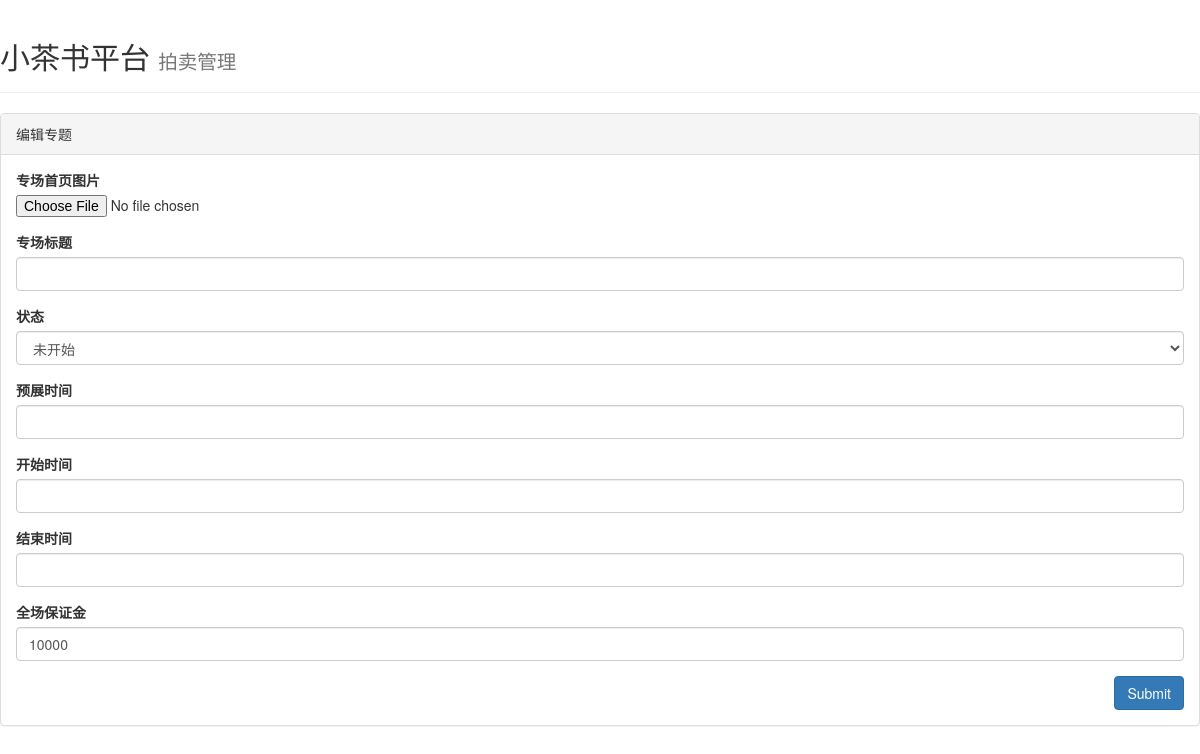
Before: /web/SaleCategory/editor/17 with the older database file.
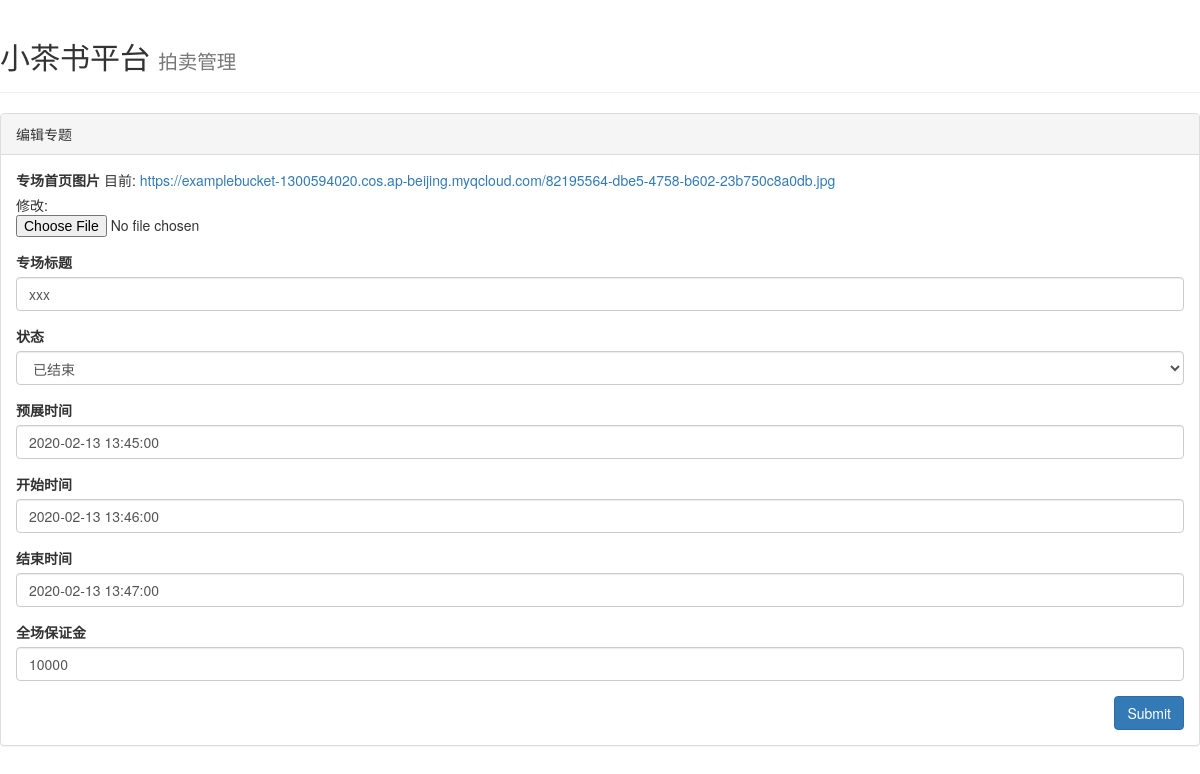
After: the same page with the newer database file.
### sale/models.py (models this page shows, shortened)
class SaleCategory(models.Model):
    image_url = models.FileField(verbose_name="专场首页图片", max_length=256)
    video_url = models.CharField(verbose_name="专场首页视频", max_length=256, null=True, blank=True)
    title = models.CharField(verbose_name="专场标题", max_length=64)
    status_choice = (
        (1, "未开始"),
        (2, "预展中"),
        (3, "拍卖中"),
        (4, "已结束"),
    )
    status = models.IntegerField(verbose_name="状态", choices=status_choice, default=1)
    preview_start_time = models.DateTimeField(verbose_name="预展时间", null=True, blank=True)
    start_time = models.DateTimeField(verbose_name="开始时间")
    end_time = models.DateTimeField(verbose_name="结束时间")
    cash_deposit = models.PositiveIntegerField(verbose_name="全场保证金", default=10000)
    commodity_count = models.PositiveIntegerField(verbose_name="拍品数量", default=0)
    bid_count = models.PositiveIntegerField(verbose_name="出价次数", default=0)
    onlook_count = models.PositiveIntegerField(verbose_name="围观次数", default=0)
    trading_volume = models.PositiveIntegerField(verbose_name="成交金额", default=0)
    class Meta:
        verbose_name_plural = "拍卖专场"

### web/views/SaleCategory/SaleCategory_show.py (the view, shortened to what this page needs)
# urls.py: url(r"^SaleCategory/editor/(\d+)$",SaleCategory_show.addeditor,name="SaleCategory_editor"),
def addeditor(request, id=None):
    title = "编辑" if id else "添加"
    salecategory_obj = models.SaleCategory.objects.filter(id=id).first()
    if request.method == "GET":
        salecategory_modelformobj = salecategorymodelform.SaleCategorModelForm(instance=salecategory_obj)
        return render(request, "web/salecategory_addeditor.html",
                      {"salecategory_modelformobj": salecategory_modelformobj, "title": title})

### web/webModelForm/salecategorymodelform.py (shortened to what this page needs)
class SaleCategorModelForm(BootstrapModelForm):
    exclude_bootstrap_class = ["image_url"]
    class Meta:
        model = models.SaleCategory
        fields = "__all__"
        exclude = ["commodity_count", "bid_count", "onlook_count", "trading_volume", "video_url"]
        labels = {
            "image_url": "专场首页图片",
            "title": "专场标题",
            "satus": "状态",
            "preview_start_time": "预展时间",
            "start_time": "开始时间",
            "end_time": "结束时间",
            "cash_deposit": "全场保证金"
        }

### web/templates/web/salecategory_addeditor.html (shortened to what this page needs)
{% extends 'layout.html' %}
{% block content %}
    <div class="panel panel-default">
        <div class="panel-heading">{{ title }}专题
        </div>
        <div class="panel-body">
            <form  novalidate method="post" enctype="multipart/form-data">
                {% for field in salecategory_modelformobj %}
                    <div class="form-group">
                        <label for="{{ field.id_for_label }}">{{ field.label }}</label>
                        {{ field }}
                    </div>
                {% endfor %}
                <div class="form-group">
                    <input type="submit" class="btn btn-primary pull-right">
                </div>
            </form>
        </div>
    </div>
{% endblock %}

Changed rows visible on the page:
added SaleCategory: salecategory_modelformobj "xxx" "已结束" "2020-02-13 13:45:00" "2020-02-13 13:46:00" "2020-02-13 13:47:00" "10000"
Other visible differences:
new list line: "目前: https://examplebucket-1300594020.cos.ap-beijing.myqcloud.com/82195564-dbe5-4758-b602-23b750c8a0db.jpg 修改:"
list line gone: "未开始"
list line gone: "10000"
